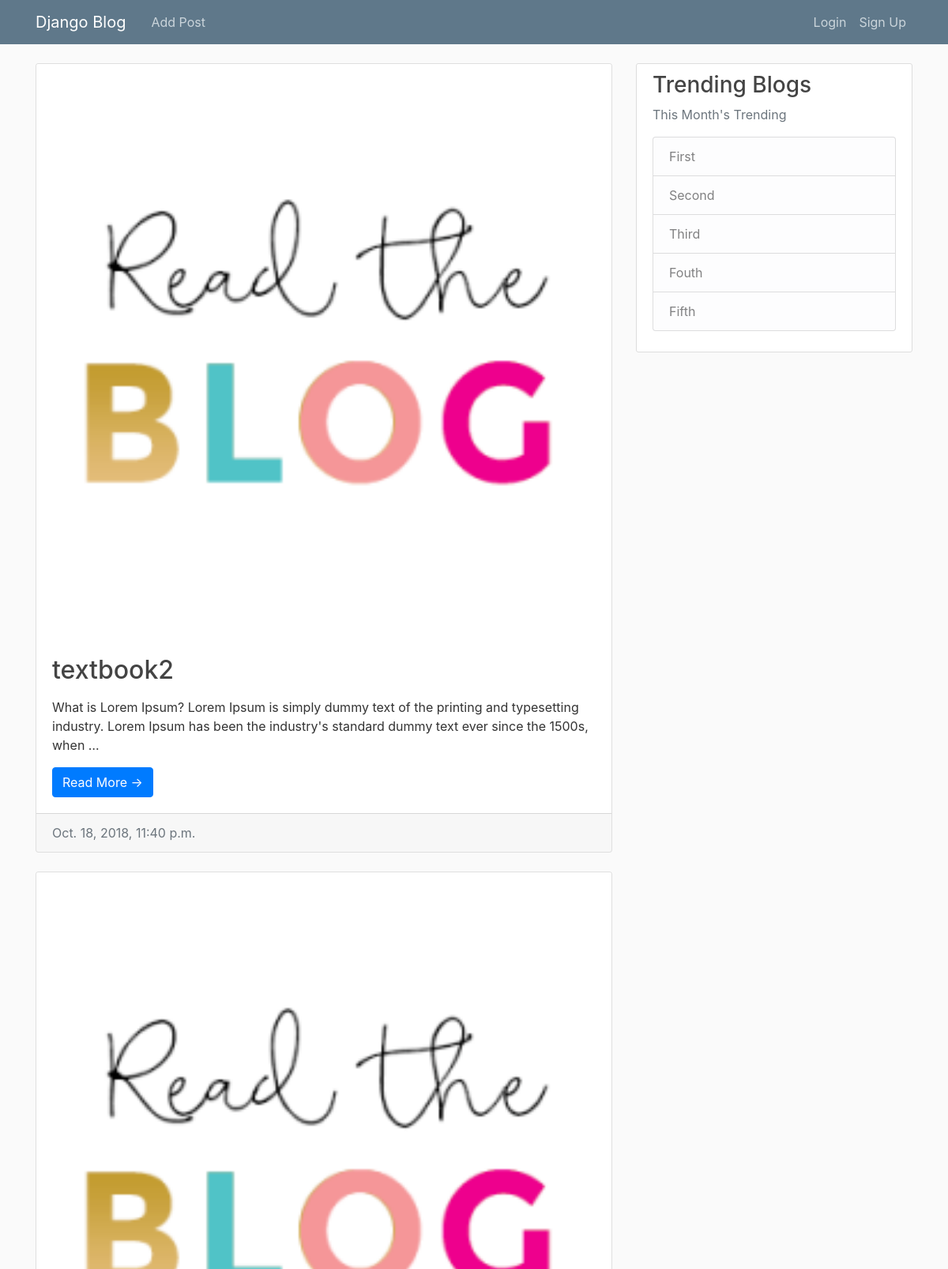
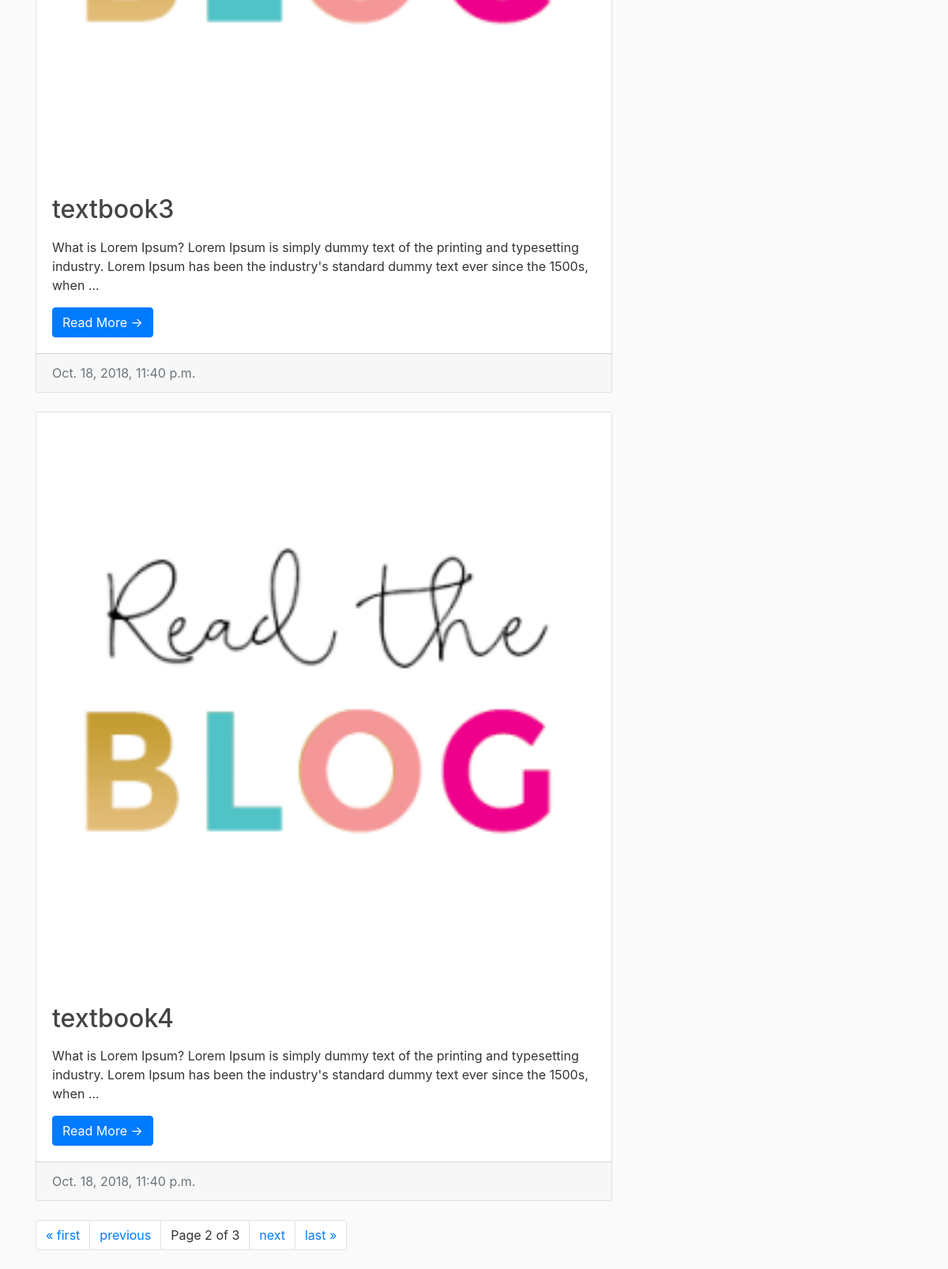
Before: /?page=2 with the older database file (2 pictures, top to bottom).
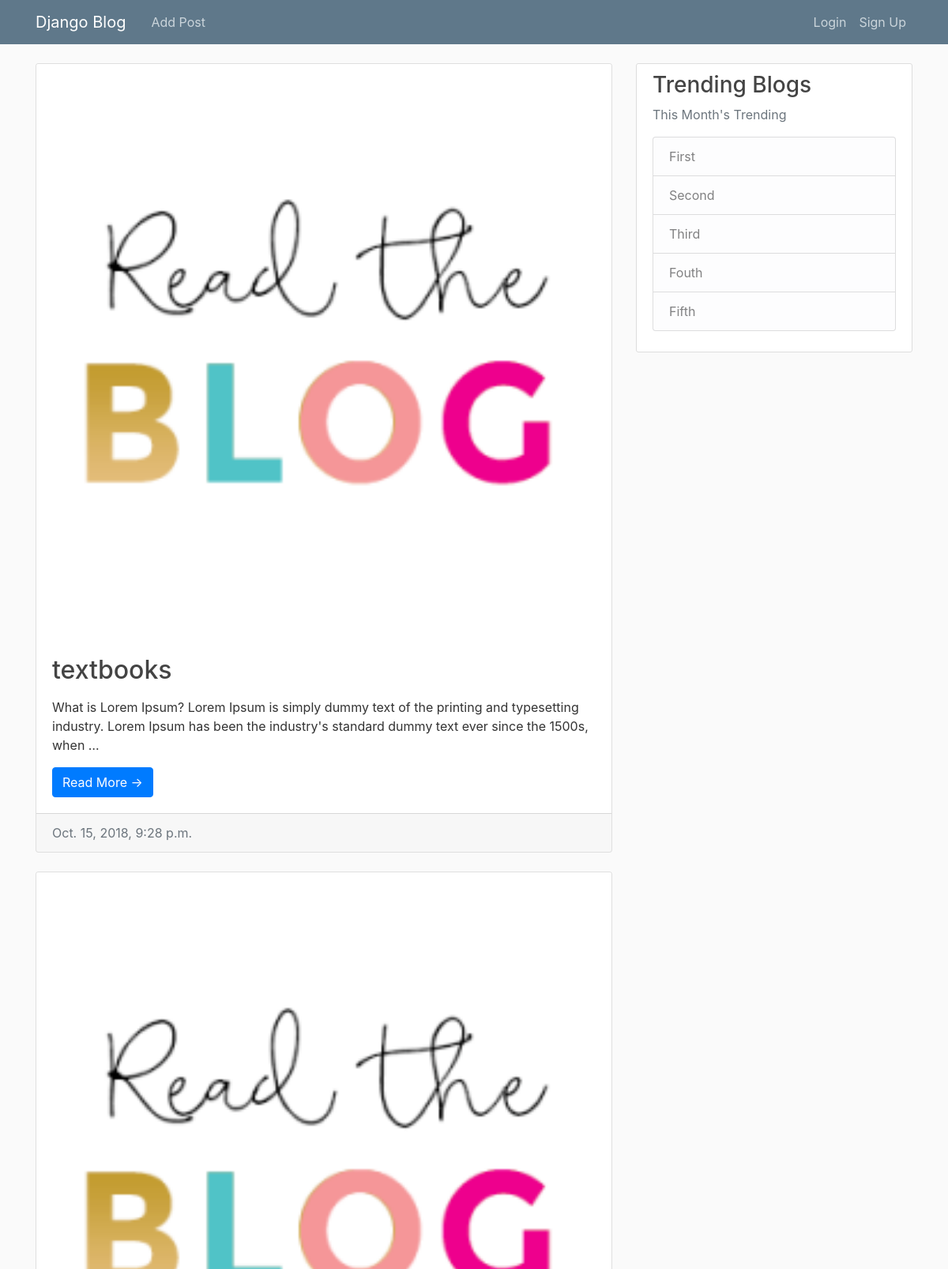
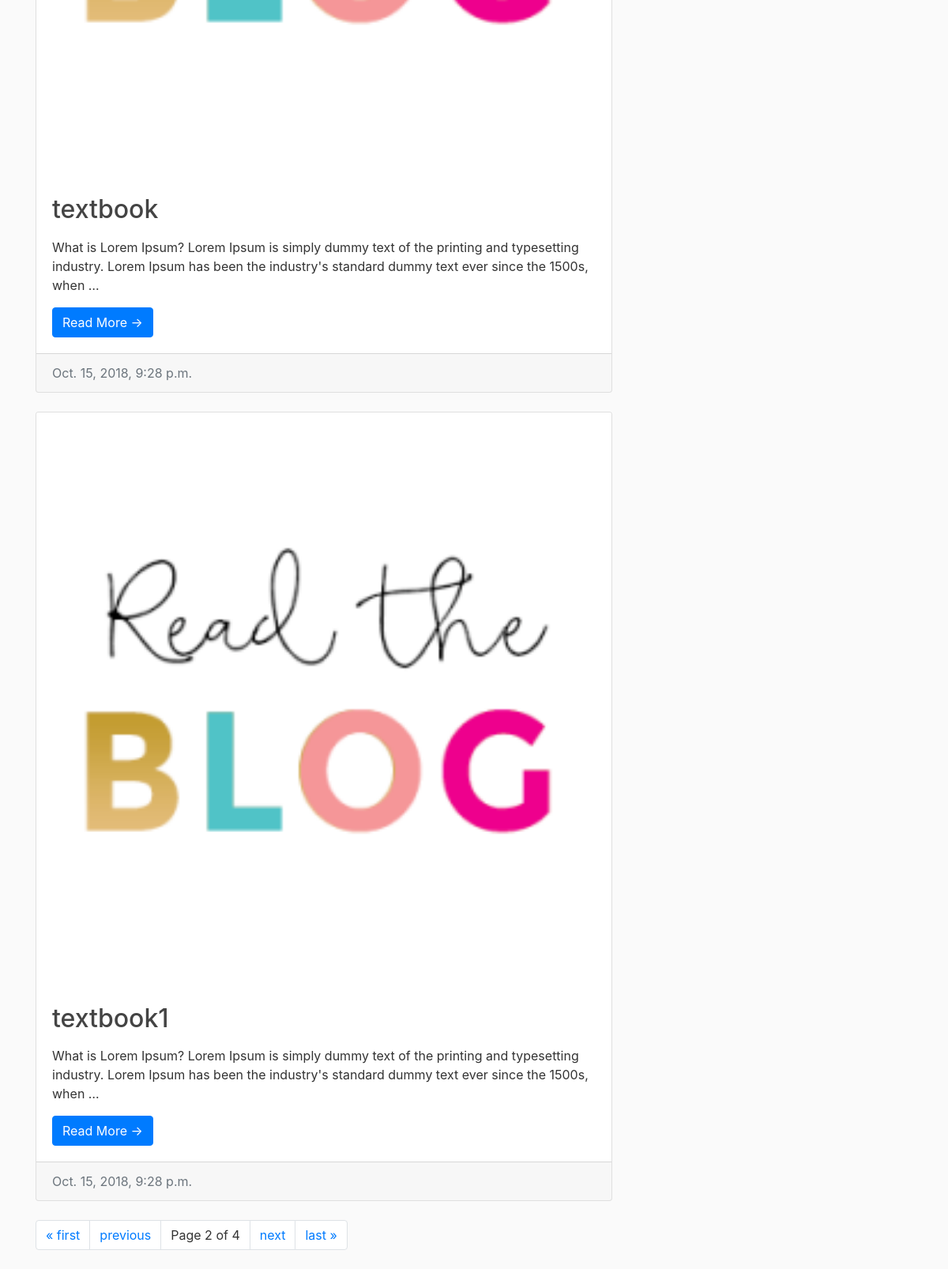
After: the same page with the newer database file (2 pictures, top to bottom).
### blog_app/models.py (models this page shows, shortened)
class Post(models.Model):
    author=models.ForeignKey(User,on_delete=models.CASCADE,blank=True)
    category=models.CharField(max_length=50,default='blog')
    title = models.CharField(max_length=200)
    text = models.CharField(max_length=20000)
    image=models.ImageField(upload_to='post_image',default='blog.png')
    date=models.DateTimeField(default=timezone.now)

### blog_app/views.py (the view)
# urls.py: 2. Add a URL to urlpatterns:  path('', views.home, name='home')
def home(request):
    postlist=Post.objects.all().order_by('-date')
    paginator = Paginator(postlist, 3)
    page = request.GET.get('page')
    contacts = paginator.get_page(page)
    mydict={'contacts': contacts}
    return render(request,'blog_app/home.html',context=mydict)

### templates/blog_app/home.html
{% extends "blog_app/base.html" %}
{% load markdown_deux_tags %}
{% block content %}
    {% for post in contacts %}
        <div class="card mb-4">
          {%if post.image%}
          <img class="card-img-top" src="{{ post.image.url }}">
          {%endif%}
            <div class="card-body">
              <h2><a class="card-title">{{ post.title }}</a></h2>
              <p class="card-text">{{ post.text| markdown | truncatewords:30 }}</p>
              <a href="detail/{{post.id}}"  class="btn btn-primary">Read More &rarr;</a>
            </div>
            <div class="card-footer text-muted">
              {{ post.date }}
            </div>
          </div>
    {% endfor %}
    <nav aria-label="Page navigation example">
      <ul class="pagination">
        {% if contacts.has_previous %}
        <li class="page-item"><a class="page-link" href="?page=1">&laquo; first</a></li>
        <li class="page-item"><a class="page-link" href="?page={{ contacts.previous_page_number }}">previous</a></li>
        {%endif%}
        <li class="page-item "><a class="page-link" >Page {{ contacts.number }} of {{ contacts.paginator.num_pages }} </a></li>
        {% if contacts.has_next %}
        <li class="page-item"><a class="page-link" href="?page={{ contacts.next_page_number }}">next</a></li>
        <li class="page-item"><a class="page-link" href="?page={{ contacts.paginator.num_pages }}">last &raquo;</a></li>
        {%endif%}
      </ul>
</nav>
<br>
{%endblock content%}

Changed rows visible on the page:
no longer on this page (row edited): Post: image (picture), title "textbook2", text "What is Lorem Ipsum? Lorem Ipsum is simply dummy text of the printing and typesetting industry. Lorem Ipsum has been the industry's standard dummy text ever since the 1500s, when …", date "Oct. 18, 2018, 11:40 p.m."
no longer on this page (row edited): Post: image (picture), title "textbook3", text "What is Lorem Ipsum? Lorem Ipsum is simply dummy text of the printing and typesetting industry. Lorem Ipsum has been the industry's standard dummy text ever since the 1500s, when …", date "Oct. 18, 2018, 11:40 p.m."
no longer on this page (row edited): Post: image (picture), title "textbook4", text "What is Lorem Ipsum? Lorem Ipsum is simply dummy text of the printing and typesetting industry. Lorem Ipsum has been the industry's standard dummy text ever since the 1500s, when …", date "Oct. 18, 2018, 11:40 p.m."
now on this page (row edited): Post: image (picture), title "textbooks", text "What is Lorem Ipsum? Lorem Ipsum is simply dummy text of the printing and typesetting industry. Lorem Ipsum has been the industry's standard dummy text ever since the 1500s, when …", date "Oct. 15, 2018, 9:28 p.m."
now on this page (row edited): Post: image (picture), title "textbook", text "What is Lorem Ipsum? Lorem Ipsum is simply dummy text of the printing and typesetting industry. Lorem Ipsum has been the industry's standard dummy text ever since the 1500s, when …", date "Oct. 15, 2018, 9:28 p.m."
now on this page (row edited): Post: image (picture), title "textbook1", text "What is Lorem Ipsum? Lorem Ipsum is simply dummy text of the printing and typesetting industry. Lorem Ipsum has been the industry's standard dummy text ever since the 1500s, when …", date "Oct. 15, 2018, 9:28 p.m."
Other visible differences:
{{ contacts.paginator.num_pages }}: "3" → "4"
